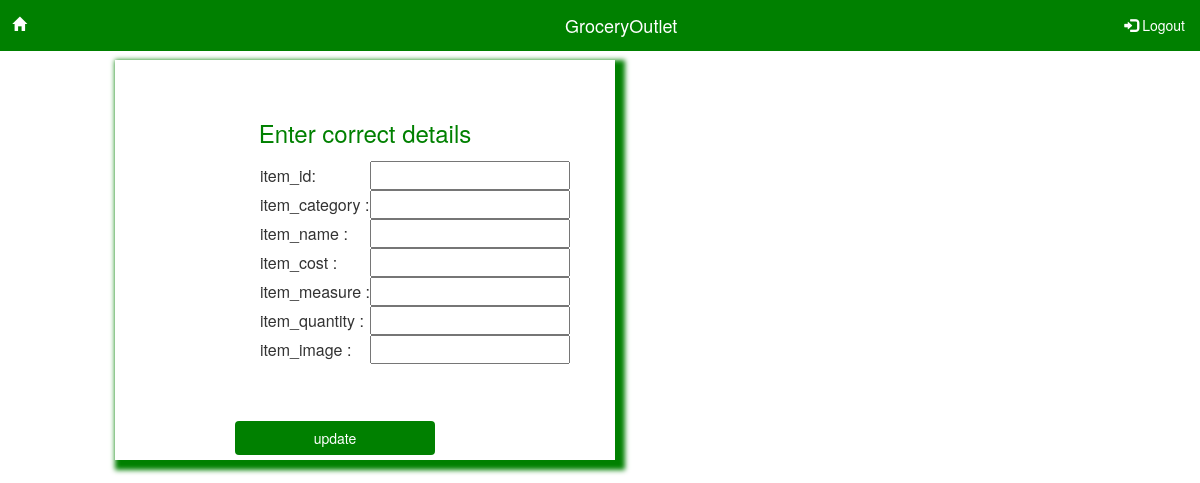
The app's page /item_list/edit.php, older data.
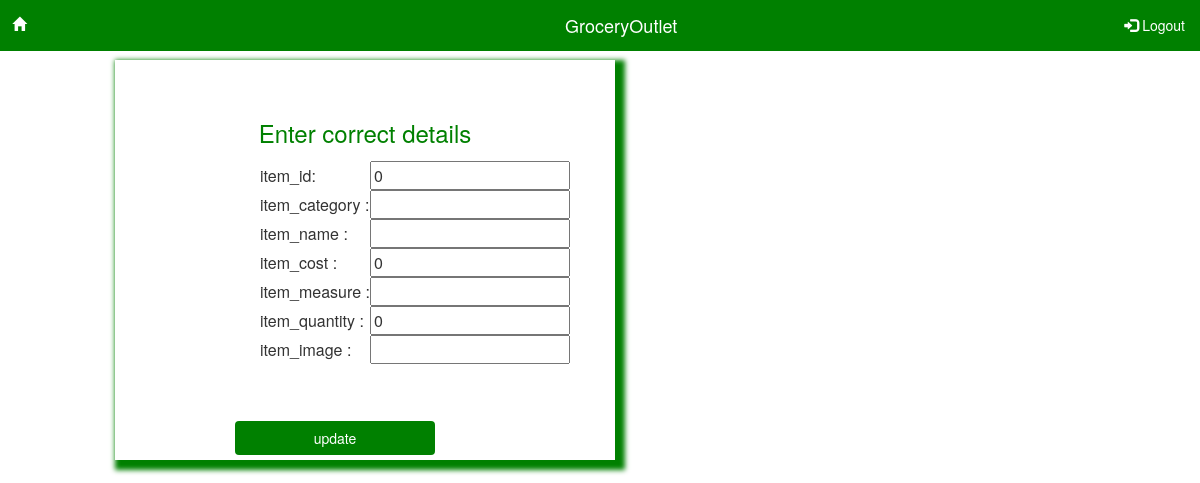
The same page, newer data.
### tables this page shows
CREATE TABLE IF NOT EXISTS `item_list` (
  `item_id` int(11) NOT NULL,
  `item_category` varchar(20) NOT NULL,
  `item_name` varchar(40) NOT NULL,
  `item_cost` double NOT NULL,
  `item_measure` varchar(10) NOT NULL,
  `item_quantity` int(11) NOT NULL,
  `item_rating` int(11) NOT NULL,
  `item_image` varchar(10) DEFAULT NULL
);

### item_list/edit.php (the view, shortened to what this page needs)
<html>
<head>
  <link rel="stylesheet" href="bootstrap/css/bootstrap.min.css">
</head>
<body>
<?php
$query1=mysql_query("select * from item_list where item_id='$item_id'");
$query2=mysql_fetch_array($query1);
?>
</head>
<br><br><br>
<body>
<fieldset style="width:300px;">
<div class="container">
<div id="contaner">
<nav class="navbar navbar-fixed-top" style="background-color:green;">
  <div class="container-fluid">
    <div class="navbar-header" >
<a href="../adminmain.php"><span class="glyphicon glyphicon-home" style="position:realtive; left:-130px; top:17px;color:white;"></span></a>
      <a id="h" class="navbar-brand" href="main.html" color="white"style="position:relative;right:-550px; color:white;">GroceryOutlet</a>
    </div>
    <ul class="nav navbar-nav navbar-right">
    	<li ><a href="login.php"><span class="glyphicon glyphicon-log-in"></span> Logout</a></li>
    </ul>
  </div>
</nav>
 <div class="h">
 <center>
 <br></br>
  <h3><lable>Enter correct details</lable></h3>
<form method="post" action="">
<center><table><tr><td>
item_id: </td><td><input type="text" value="<?php echo $query2['item_id']?>" name="item_id"></td></tr><tr><td>
item_category : </td><td><input type="text"value="<?php echo $query2['item_category']?>" name="item_category"></td></tr><td>
item_name : </td><td><input type="text" value="<?php echo $query2['item_name']?>" name="item_name"></td></tr><td>
item_cost : </td><td><input type="text" value="<?php echo $query2['item_cost']?>" name="item_cost"></td></tr><td>
item_measure : </td><td><input type="text" value="<?php echo $query2['item_measure']?>" name="item_measure"></td></tr><td>
item_quantity : </td><td><input type="text" value="<?php echo $query2['item_quantity']?>" name="item_quantity"></td></tr><td>
item_image : </td><td><input type="text" value="<?php echo $query2['item_image']?>" name="item_image"></td></tr><td>
<br></br>
<input type="submit" class=btn name="submit" value="update" >
</form>
</body>
</html>

Row changes from the older to the newer data that the page shows:
added item_list: item_id "0", item_cost "0", item_quantity "0"
